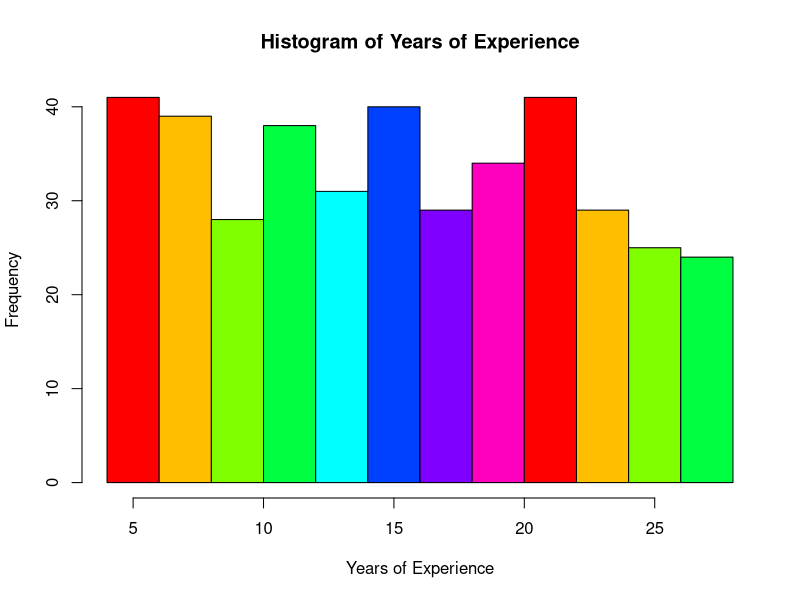
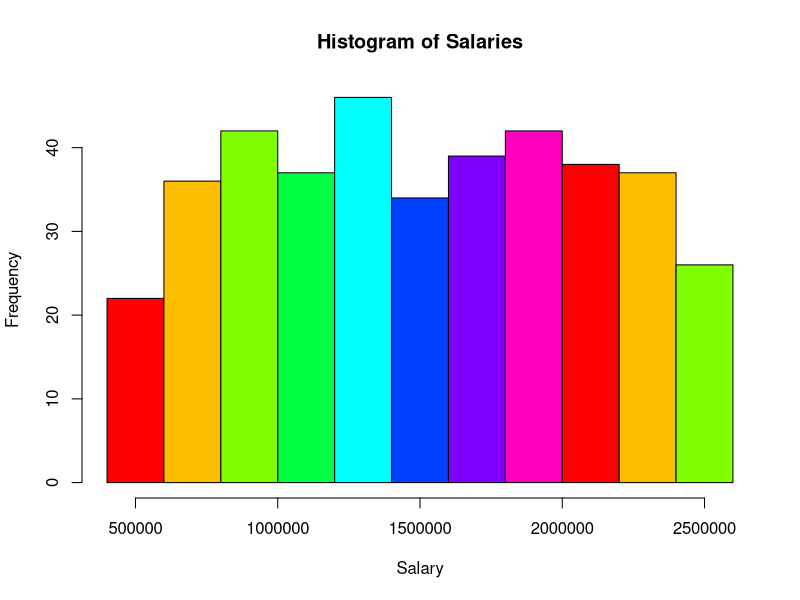
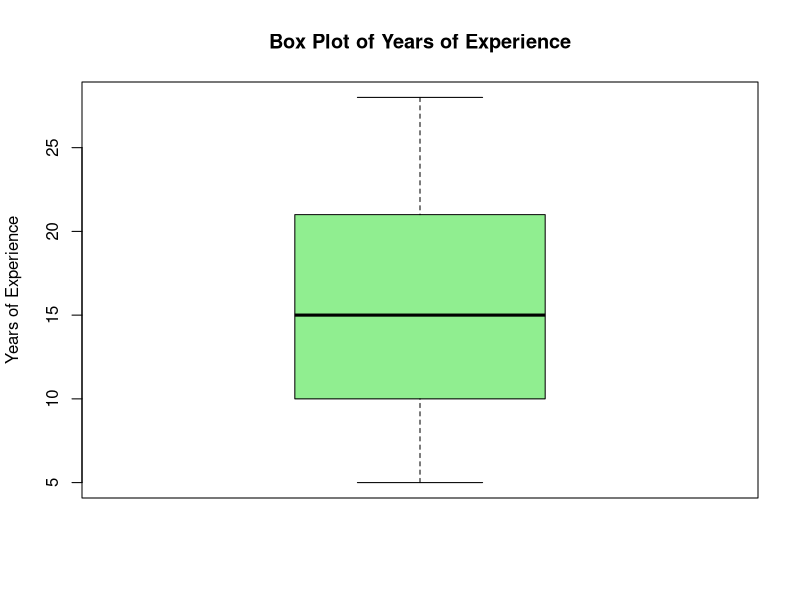
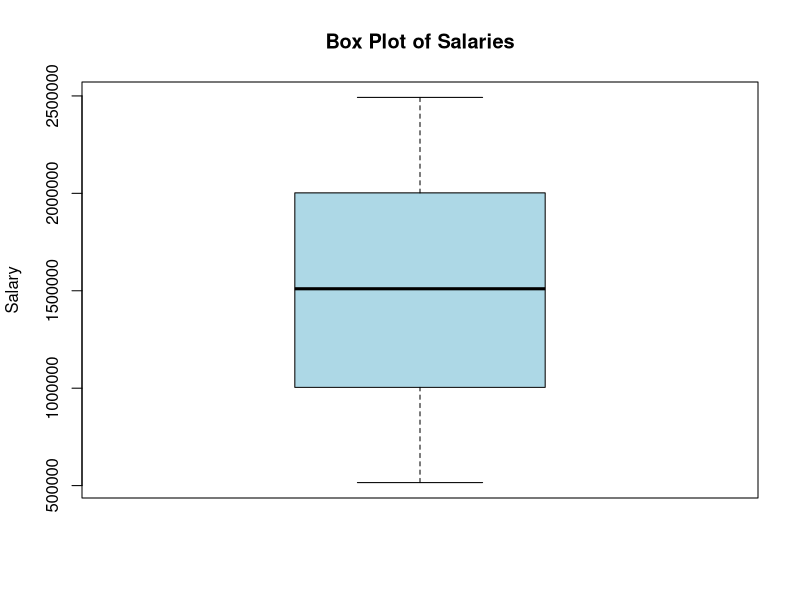
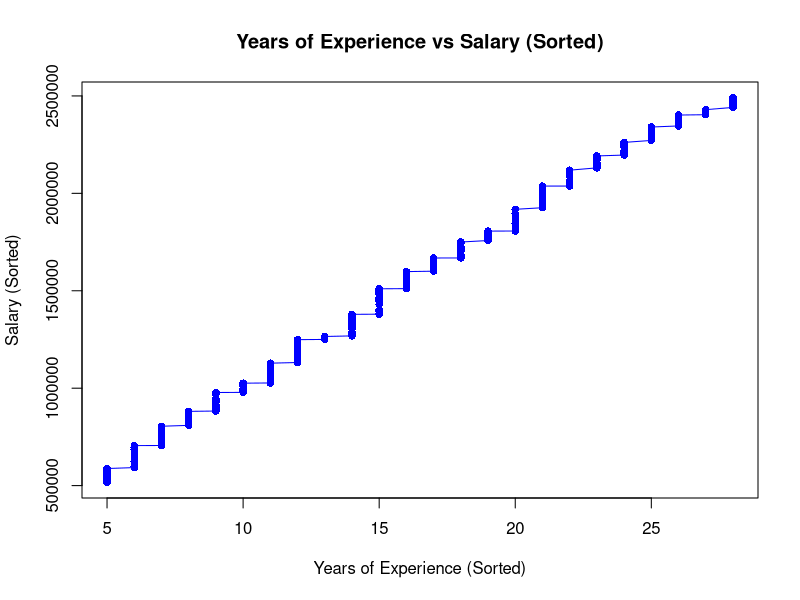

Recreate these plots in R, in order. (Note: this script raises an error after producing the figures.)
# Load Dataset
data <- read.csv("position_salary.csv", header = TRUE, sep = ",", stringsAsFactors = FALSE)
data
dim(data)

# Inspect Dataset
head(data)
summary(data)

# Assign Variables
YearsExperience <- data$Experience..Years.
Salary <- data$Salary

# Graphical Representation

# Histograms
hist(YearsExperience, 
     main = "Histogram of Years of Experience", 
     xlab = "Years of Experience", 
     breaks = 10, 
     col = rainbow(8))

hist(Salary, 
     main = "Histogram of Salaries", 
     xlab = "Salary", 
     breaks = 10, 
     col = rainbow(8))

# Box Plots
boxplot(YearsExperience, 
        main = "Box Plot of Years of Experience", 
        ylab = "Years of Experience", 
        col = "lightgreen")
boxplot(Salary, 
        main = "Box Plot of Salaries", 
        ylab = "Salary", 
        col = "lightblue")

# Line Graph
sorted_YearsExperience <- sort(YearsExperience)
sorted_Salary <- sort(Salary)

plot(sorted_YearsExperience, sorted_Salary, 
     main = "Years of Experience vs Salary (Sorted)", 
     type = "o", 
     col = "blue", 
     pch = 16, 
     xlab = "Years of Experience (Sorted)", 
     ylab = "Salary (Sorted)")

# Question number 2

# Perform ANOVA on Salary by Experience Category
anova_result_experience <- aov(Salary ~ YearsExperience_class, data = data)
print("ANOVA Results (Salary by Experience Category):")
summary(anova_result_experience)

# que number 3

# Heights of individuals
heights <- c(63, 63, 66, 67, 68, 69, 70, 70, 13, 23)

# Perform t-test
t_test <- t.test(heights, mu=66)

# Output
print(t_test)



# question number 4 

# Gain in weight
diet_A <- c(25, 32, 30, 34, 24, 14, 32, 24, 30, 31, 35, 13)
diet_B <- c(44, 34, 22, 10, 47, 31, 40, 30, 32, 35, 18, 21, 35, 29, 15)

# Perform t-test
t_test_diets <- t.test(diet_A, diet_B)

# Output
print(t_test_diets)

